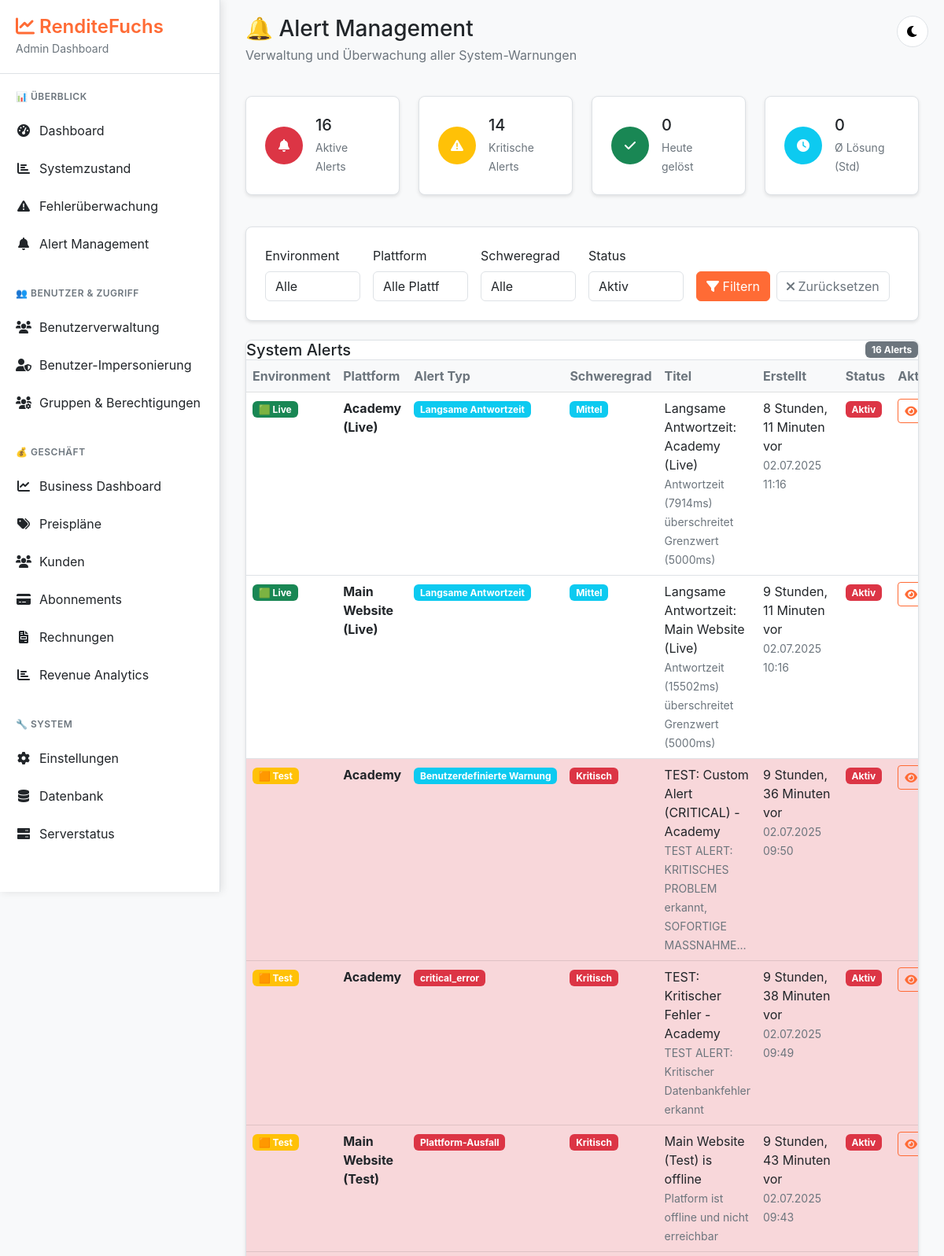
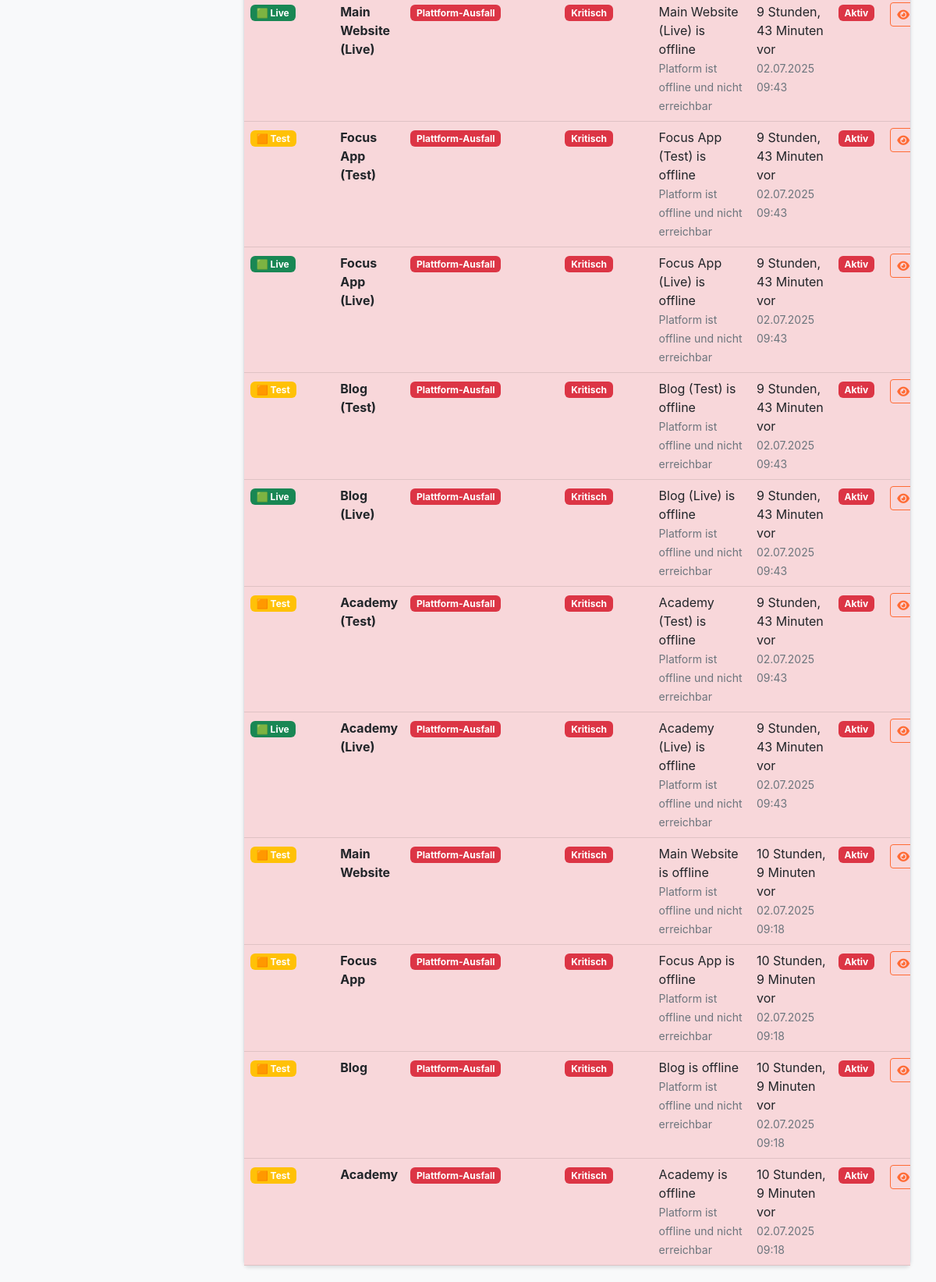
The page /monitoring/alerts/ on the database its author committed (2 pictures, top to bottom).
### monitoring/models.py (models this page shows, shortened)
class Alert(models.Model):
    ALERT_TYPE_CHOICES = [
        ('downtime', 'Plattform-Ausfall'),
        ('high_error_rate', 'Hohe Fehlerrate'),
        ('slow_response', 'Langsame Antwortzeit'),
        ('resource_usage', 'Hohe Ressourcennutzung'),
        ('database_issue', 'Datenbankproblem'),
        ('custom', 'Benutzerdefinierte Warnung'),
    ]
    STATUS_CHOICES = [
        ('active', 'Aktiv'),
        ('acknowledged', 'Bestätigt'),
        ('resolved', 'Gelöst'),
    ]
    platform = models.ForeignKey(Platform, on_delete=models.CASCADE, related_name='alerts')
    alert_type = models.CharField(max_length=20, choices=ALERT_TYPE_CHOICES)
    status = models.CharField(max_length=15, choices=STATUS_CHOICES, default='active')
    title = models.CharField(max_length=200)
    message = models.TextField()
    severity = models.CharField(max_length=10, choices=ErrorLog.SEVERITY_CHOICES)
    related_error = models.ForeignKey(ErrorLog, on_delete=models.SET_NULL, null=True, blank=True)
    created_at = models.DateTimeField(auto_now_add=True)
    acknowledged_at = models.DateTimeField(null=True, blank=True)
    acknowledged_by = models.CharField(max_length=100, blank=True)
    resolved_at = models.DateTimeField(null=True, blank=True)
    resolved_by = models.CharField(max_length=100, blank=True)
    notification_sent = models.BooleanField(default=False)
    notification_methods = models.JSONField(default=list, blank=True)  # ['email', 'slack', etc.]
    class Meta:
        ordering = ['-created_at']
        verbose_name = "Warnung"
        verbose_name_plural = "Warnungen"
        indexes = [
            models.Index(fields=['platform', 'status', '-created_at']),
            models.Index(fields=['severity', 'status', '-created_at']),
        ]

class Platform(models.Model):
    ENVIRONMENT_CHOICES = [
        ('test', 'Test'),
        ('live', 'Live'),
    ]
    COLOR_CHOICES = [
        ('success', 'Grün (Live)'),
        ('warning', 'Orange (Test)'),
        ('secondary', 'Grau (Inaktiv)'),
    ]
    name = models.CharField(max_length=100, unique=True)
    slug = models.SlugField(max_length=100, unique=True)
    url = models.URLField()
    health_endpoint = models.CharField(max_length=200, default='/health/')
    environment = models.CharField(max_length=10, choices=ENVIRONMENT_CHOICES, default='test')
    color = models.CharField(max_length=15, choices=COLOR_CHOICES, default='info')
    is_active = models.BooleanField(default=True)
    description = models.TextField(blank=True)
    created_at = models.DateTimeField(auto_now_add=True)
    class Meta:
        ordering = ['name']
        verbose_name = "Plattform"
        verbose_name_plural = "Plattformen"

### monitoring/views.py (the view)
# urls.py: path('alerts/', views.alerts_list, name='alerts_list'),
def alerts_list(request):
    environment = request.GET.get('environment', '')
    platform_id = request.GET.get('platform', '')
    severity = request.GET.get('severity', '')
    status = request.GET.get('status', 'active')
    alerts = Alert.objects.select_related('platform').order_by('-created_at')
    if environment:
        alerts = alerts.filter(platform__environment=environment)
    if platform_id:
        alerts = alerts.filter(platform_id=platform_id)
    if severity:
        alerts = alerts.filter(severity=severity)
    if status != 'all':
        alerts = alerts.filter(status=status)
    today = timezone.now().replace(hour=0, minute=0, second=0, microsecond=0)
    alert_stats = {
        'total_active': Alert.objects.filter(status='active').count(),
        'critical_count': Alert.objects.filter(status='active', severity='critical').count(),
        'resolved_today': Alert.objects.filter(
            status='resolved',
            resolved_at__gte=today
        ).count(),
        'avg_resolution_time': calculate_avg_resolution_time()
    }
    paginator = Paginator(alerts, 20)
    page_number = request.GET.get('page')
    page_obj = paginator.get_page(page_number)
    platforms = Platform.objects.filter(is_active=True).order_by('environment', 'name')
    context = {
        'page_obj': page_obj,
        'platforms': platforms,
        'alert_stats': alert_stats,
        'current_filters': {
            'environment': environment,
            'platform': platform_id,
            'severity': severity,
            'status': status,
        }
    }
    return render(request, 'monitoring/alerts_list.html', context)

### templates/monitoring/alerts_list.html (shortened to what this page needs)
{% extends 'base/admin_base.html' %}
{% block content %}
<div class="container-fluid">
    <div class="row mb-4">
        <div class="col-12">
            <h1 class="h3 mb-1">🔔 Alert Management</h1>
            <p class="text-muted">Verwaltung und Überwachung aller System-Warnungen</p>
        </div>
    </div>
    <div class="row mb-4">
        <div class="col-md-3 mb-3">
            <div class="admin-card p-4">
                <div class="d-flex align-items-center">
                    <div class="me-3">
                        <div class="bg-danger rounded-circle d-flex align-items-center justify-content-center" style="width: 48px; height: 48px;">
                            <i class="fas fa-bell text-white"></i>
                        </div>
                    </div>
                    <div>
                        <h5 class="mb-1">{{ alert_stats.total_active }}</h5>
                        <small class="text-muted">Aktive Alerts</small>
                    </div>
                </div>
            </div>
        </div>
        <div class="col-md-3 mb-3">
            <div class="admin-card p-4">
                <div class="d-flex align-items-center">
                    <div class="me-3">
                        <div class="bg-warning rounded-circle d-flex align-items-center justify-content-center" style="width: 48px; height: 48px;">
                            <i class="fas fa-exclamation-triangle text-white"></i>
                        </div>
                    </div>
                    <div>
                        <h5 class="mb-1">{{ alert_stats.critical_count }}</h5>
                        <small class="text-muted">Kritische Alerts</small>
                    </div>
                </div>
            </div>
        </div>
        <div class="col-md-3 mb-3">
            <div class="admin-card p-4">
                <div class="d-flex align-items-center">
                    <div class="me-3">
                        <div class="bg-success rounded-circle d-flex align-items-center justify-content-center" style="width: 48px; height: 48px;">
                            <i class="fas fa-check text-white"></i>
                        </div>
                    </div>
                    <div>
                        <h5 class="mb-1">{{ alert_stats.resolved_today }}</h5>
                        <small class="text-muted">Heute gelöst</small>
                    </div>
                </div>
            </div>
        </div>
        <div class="col-md-3 mb-3">
            <div class="admin-card p-4">
                <div class="d-flex align-items-center">
                    <div class="me-3">
                        <div class="bg-info rounded-circle d-flex align-items-center justify-content-center" style="width: 48px; height: 48px;">
                            <i class="fas fa-clock text-white"></i>
                        </div>
                    </div>
                    <div>
                        <h5 class="mb-1">{{ alert_stats.avg_resolution_time }}</h5>
                        <small class="text-muted">Ø Lösung (Std)</small>
                    </div>
                </div>
            </div>
        </div>
    </div>
    <div class="row mb-4">
        <div class="col-12">
            <div class="admin-card p-4">
                <form method="get" class="row g-3">
                    <div class="col-md-2">
                        <label for="environment" class="form-label">Environment</label>
                        <select name="environment" id="environment" class="form-select" style="background: var(--rf-bg-primary); color: var(--rf-text-primary); border-color: var(--rf-border);">
                            <option value="">Alle</option>
                        </select>
                    </div>
                    <div class="col-md-2">
                        <label for="platform" class="form-label">Plattform</label>
                        <select name="platform" id="platform" class="form-select" style="background: var(--rf-bg-primary); color: var(--rf-text-primary); border-color: var(--rf-border);">
                            <option value="">Alle Plattformen</option>
                        </select>
                    </div>
                    <div class="col-md-2">
                        <label for="severity" class="form-label">Schweregrad</label>
                        <select name="severity" id="severity" class="form-select" style="background: var(--rf-bg-primary); color: var(--rf-text-primary); border-color: var(--rf-border);">
                            <option value="">Alle</option>
                        </select>
                    </div>
                    <div class="col-md-2">
                        <label for="status" class="form-label">Status</label>
                        <select name="status" id="status" class="form-select" style="background: var(--rf-bg-primary); color: var(--rf-text-primary); border-color: var(--rf-border);">
                            <option value="active" {% if current_filters.status == 'active' %}selected{% endif %}>Aktiv</option>
                        </select>
                    </div>
                    <div class="col-md-4 d-flex align-items-end">
                        <button type="submit" class="btn btn-primary me-2">
                            <i class="fas fa-filter"></i> Filtern
                        </button>
                        <a href="{% url 'monitoring:alerts_list' %}" class="btn btn-outline-secondary">
                            <i class="fas fa-times"></i> Zurücksetzen
                        </a>
                    </div>
                </form>
            </div>
        </div>
    </div>
    <div class="row">
        <div class="col-12">
            <div class="admin-card">
                <div class="card-header bg-transparent border-bottom d-flex justify-content-between align-items-center">
                    <h5 class="mb-0 text-primary">System Alerts</h5>
                    <span class="badge bg-secondary">{{ page_obj.paginator.count }} Alerts</span>
                </div>
                {% if page_obj %}
                <div class="table-responsive">
                    <table class="table table-hover mb-0">
                        <thead class="table-light">
                            <tr>
                                <th class="text-secondary">Environment</th>
                                <th class="text-secondary">Plattform</th>
                                <th class="text-secondary">Alert Typ</th>
                                <th class="text-secondary">Schweregrad</th>
                                <th class="text-secondary">Titel</th>
                                <th class="text-secondary">Erstellt</th>
                                <th class="text-secondary">Status</th>
                                <th class="text-secondary">Aktionen</th>
                            </tr>
                        </thead>
                        <tbody>
                            {% for alert in page_obj %}
                            <tr class="{% if alert.severity == 'critical' %}table-danger{% elif alert.severity == 'high' %}table-warning{% endif %}">
                                <td>
                                    {% if alert.platform.environment == 'test' %}
                                    <span class="badge bg-warning">🟧 Test</span>
                                    {% elif alert.platform.environment == 'live' %}
                                    <span class="badge bg-success">🟩 Live</span>
                                    {% else %}
                                    <span class="badge bg-info">🔵 {{ alert.platform.environment|title }}</span>
                                    {% endif %}
                                </td>
                                <td>
                                    <strong class="text-primary">{{ alert.platform.name }}</strong>
                                </td>
                                <td>
                                    <span class="badge bg-{% if alert.alert_type == 'downtime' %}danger{% elif alert.alert_type == 'critical_error' %}danger{% elif alert.alert_type == 'high_error_rate' %}warning{% else %}info{% endif %}">
                                        {{ alert.get_alert_type_display }}
                                    </span>
                                </td>
                                <td>
                                    <span class="badge bg-{% if alert.severity == 'critical' %}danger{% elif alert.severity == 'high' %}warning{% elif alert.severity == 'medium' %}info{% else %}secondary{% endif %}">
                                        {{ alert.get_severity_display }}
                                    </span>
                                </td>
                                <td>
                                    <div class="text-primary">{{ alert.title }}</div>
                                    <small class="text-muted">{{ alert.message|truncatechars:60 }}</small>
                                </td>
                                <td>
                                    <div class="text-primary">{{ alert.created_at|timesince }} vor</div>
                                    <small class="text-muted">{{ alert.created_at|date:"d.m.Y H:i" }}</small>
                                </td>
                                <td>
                                    {% if alert.status == 'active' %}
                                    <span class="badge bg-danger">Aktiv</span>
                                    {% elif alert.status == 'acknowledged' %}
                                    <span class="badge bg-warning">Bestätigt</span>
                                    <small class="text-muted d-block">{{ alert.acknowledged_at|timesince }} vor</small>
                                    {% else %}
                                    <span class="badge bg-success">Gelöst</span>
                                    <small class="text-muted d-block">{{ alert.resolved_at|timesince }} vor</small>
                                    {% endif %}
                                </td>
                                <td>
                                    <div class="btn-group btn-group-sm" role="group">
                                        <button class="btn btn-outline-primary"
                                                onclick="viewAlertDetails({{ alert.id }})"
                                                title="Details anzeigen">
                                            <i class="fas fa-eye"></i>
                                        </button>
                                    </div>
                                </td>
                            </tr>
                            {% endfor %}
                        </tbody>
                    </table>
                </div>
                {% else %}
                <div class="card-body text-center text-muted py-5">
                    <i class="fas fa-bell-slash fa-3x mb-3 text-success"></i>
                    <h5 class="text-primary">Keine Alerts gefunden</h5>
                    <p class="text-muted">Keine Alerts entsprechen Ihren aktuellen Filtern.</p>
                </div>
                {% endif %}
            </div>
        </div>
    </div>
</div>
{% endblock %}

### rows shown on the page
Alert: shows "🟩 Live", platform.name "Academy (Live)", alert_type "Langsame Antwortzeit", severity "Mittel", title "Langsame Antwortzeit: Academy (Live)", message "Antwortzeit (7914ms) überschreitet Grenzwert (5000ms)", created_at "8 Stunden, 11 Minuten", created_at "02.07.2025 11:16", status "Aktiv"
Alert: shows "🟩 Live", platform.name "Main Website (Live)", alert_type "Langsame Antwortzeit", severity "Mittel", title "Langsame Antwortzeit: Main Website (Live)", message "Antwortzeit (15502ms) überschreitet Grenzwert (5000ms)", created_at "9 Stunden, 11 Minuten", created_at "02.07.2025 10:16", status "Aktiv"
Alert: shows "🟧 Test", platform.name "Academy", alert_type "Benutzerdefinierte Warnung", severity "Kritisch", title "TEST: Custom Alert (CRITICAL) - Academy", message "TEST ALERT: KRITISCHES PROBLEM erkannt, SOFORTIGE MASSNAHME…", created_at "9 Stunden, 36 Minuten", created_at "02.07.2025 09:50", status "Aktiv"
Alert: shows "🟧 Test", platform.name "Academy", alert_type "critical_error", severity "Kritisch", title "TEST: Kritischer Fehler - Academy", message "TEST ALERT: Kritischer Datenbankfehler erkannt", created_at "9 Stunden, 38 Minuten", created_at "02.07.2025 09:49", status "Aktiv"
Alert: shows "🟧 Test", platform.name "Main Website (Test)", alert_type "Plattform-Ausfall", severity "Kritisch", title "Main Website (Test) is offline", message "Platform ist offline und nicht erreichbar", created_at "9 Stunden, 43 Minuten", created_at "02.07.2025 09:43", status "Aktiv"
Alert: shows "🟩 Live", platform.name "Main Website (Live)", alert_type "Plattform-Ausfall", severity "Kritisch", title "Main Website (Live) is offline", message "Platform ist offline und nicht erreichbar", created_at "9 Stunden, 43 Minuten", created_at "02.07.2025 09:43", status "Aktiv"
Alert: shows "🟧 Test", platform.name "Focus App (Test)", alert_type "Plattform-Ausfall", severity "Kritisch", title "Focus App (Test) is offline", message "Platform ist offline und nicht erreichbar", created_at "9 Stunden, 43 Minuten", created_at "02.07.2025 09:43", status "Aktiv"
Alert: shows "🟩 Live", platform.name "Focus App (Live)", alert_type "Plattform-Ausfall", severity "Kritisch", title "Focus App (Live) is offline", message "Platform ist offline und nicht erreichbar", created_at "9 Stunden, 43 Minuten", created_at "02.07.2025 09:43", status "Aktiv"
Alert: shows "🟧 Test", platform.name "Blog (Test)", alert_type "Plattform-Ausfall", severity "Kritisch", title "Blog (Test) is offline", message "Platform ist offline und nicht erreichbar", created_at "9 Stunden, 43 Minuten", created_at "02.07.2025 09:43", status "Aktiv"
Alert: shows "🟩 Live", platform.name "Blog (Live)", alert_type "Plattform-Ausfall", severity "Kritisch", title "Blog (Live) is offline", message "Platform ist offline und nicht erreichbar", created_at "9 Stunden, 43 Minuten", created_at "02.07.2025 09:43", status "Aktiv"
Alert: shows "🟧 Test", platform.name "Academy (Test)", alert_type "Plattform-Ausfall", severity "Kritisch", title "Academy (Test) is offline", message "Platform ist offline und nicht erreichbar", created_at "9 Stunden, 43 Minuten", created_at "02.07.2025 09:43", status "Aktiv"
Alert: shows "🟩 Live", platform.name "Academy (Live)", alert_type "Plattform-Ausfall", severity "Kritisch", title "Academy (Live) is offline", message "Platform ist offline und nicht erreichbar", created_at "9 Stunden, 43 Minuten", created_at "02.07.2025 09:43", status "Aktiv"
Alert: shows "🟧 Test", platform.name "Main Website", alert_type "Plattform-Ausfall", severity "Kritisch", title "Main Website is offline", message "Platform ist offline und nicht erreichbar", created_at "10 Stunden, 9 Minuten", created_at "02.07.2025 09:18", status "Aktiv"
Alert: shows "🟧 Test", platform.name "Focus App", alert_type "Plattform-Ausfall", severity "Kritisch", title "Focus App is offline", message "Platform ist offline und nicht erreichbar", created_at "10 Stunden, 9 Minuten", created_at "02.07.2025 09:18", status "Aktiv"
Alert: shows "🟧 Test", platform.name "Blog", alert_type "Plattform-Ausfall", severity "Kritisch", title "Blog is offline", message "Platform ist offline und nicht erreichbar", created_at "10 Stunden, 9 Minuten", created_at "02.07.2025 09:18", status "Aktiv"
Alert: shows "🟧 Test", platform.name "Academy", alert_type "Plattform-Ausfall", severity "Kritisch", title "Academy is offline", message "Platform ist offline und nicht erreichbar", created_at "10 Stunden, 9 Minuten", created_at "02.07.2025 09:18", status "Aktiv"

### other values the page prints
{{ alert_stats.total_active }} "16"
{{ alert_stats.critical_count }} "14"
{{ alert_stats.resolved_today }} "0"
{{ alert_stats.avg_resolution_time }} "0"
{{ page_obj.paginator.count }} "16"
